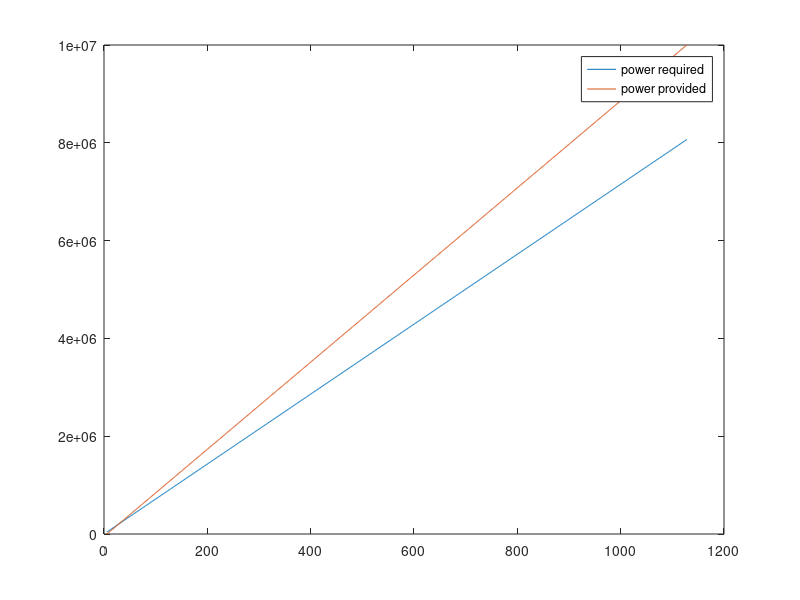

This chart was generated by the following MATLAB code:
%nuclear engine estimates

mpayload = 5;  %kg
reactorMass = 0:1000;
mempty = mpayload+reactorMass;
distEarth2Moon = 384400000; %meters
SGP = 3.986e14; %standard gravitational parameter
Vmoon = (SGP / distEarth2Moon)^0.5;
ge=9.81;
Isp = 900;
gm = 1.62; 
mprop = mempty*exp(Vmoon/(Isp*ge)) - mempty; 


%using KRUSTY engine
specificPower = 10000; %W/kg


mtotal = mprop + mempty;
thrust = mtotal * gm;

power = thrust * Isp * ge/2;
plot(mtotal, power)
hold on
plot(mtotal,reactorMass*specificPower)
legend("power required", "power provided")